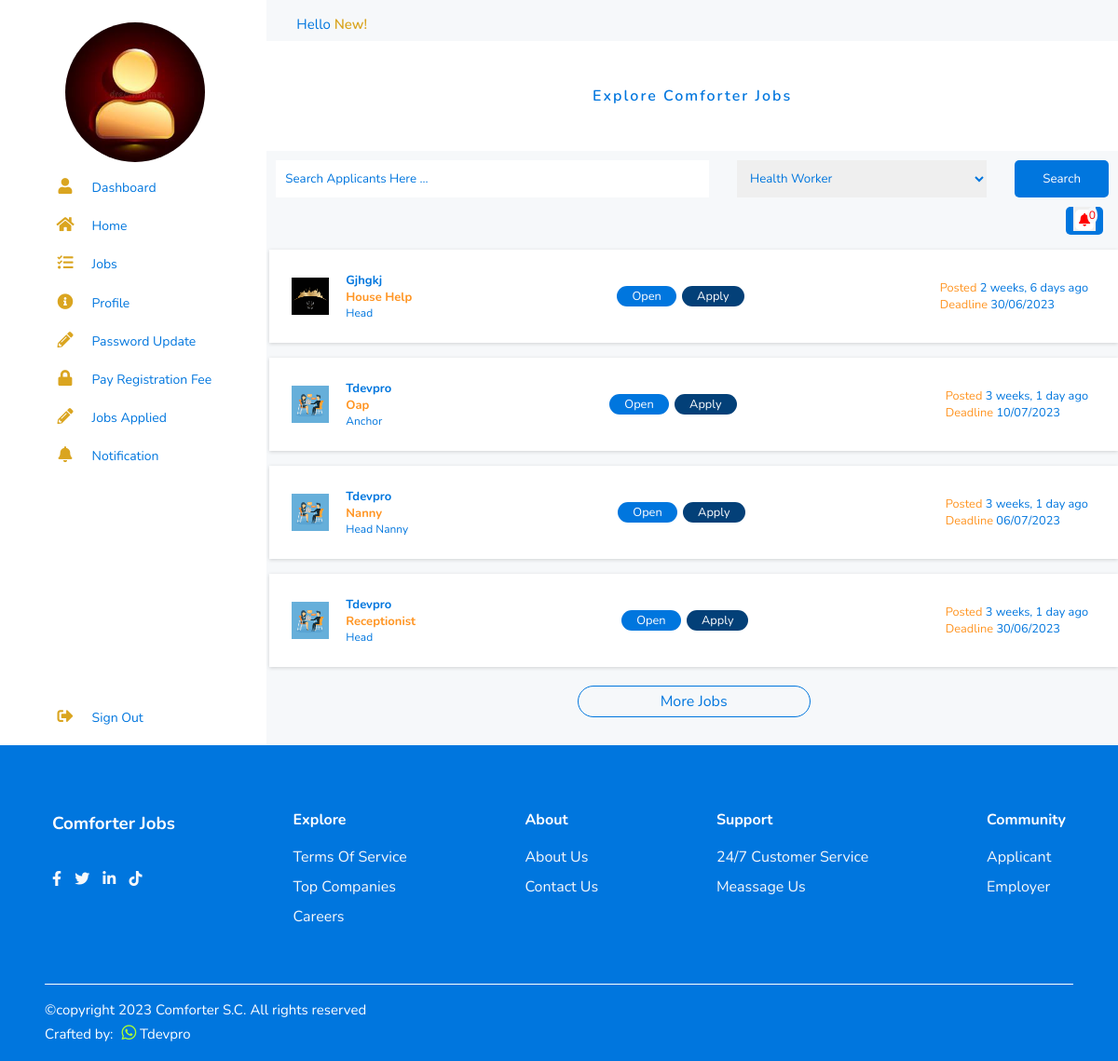
Page /applicants/applicant/dashboard (signed in) on the committed database.
### applicants/models.py (models this page shows, shortened)
class General_Information(models.Model):#createprofile
    user = models.OneToOneField(User, on_delete=models.CASCADE, blank=True, null=True)
    first_name = models.CharField(max_length=100)
    middle_name = models.CharField(max_length=100)
    last_name = models.CharField(max_length=100)
    nationality = models.CharField(max_length=250)
    mobile_number = models.CharField(max_length=11)
    home_number = models.CharField(max_length=11)
    current_address = models.CharField(max_length=250)
    nearest_bus_stop = models.CharField(max_length=250)
    landmark = models.CharField(max_length=250)
    current_city = models.CharField(max_length=250)
    current_state = models.CharField(max_length=250)
    qualification = models.CharField(max_length=250)
    date_of_birth = models.CharField(max_length=250)
    gender = models.CharField(max_length=250)
    image = models.ImageField(upload_to='profile', default='profile/avatar.jpg')
    state_of_origin = models.CharField(max_length=250)
    local_gov_area = models.CharField(max_length=250)
    parents_address = models.CharField(max_length=250)
    parents_phone_number = models.CharField(max_length=250)
    name_of_your_village = models.CharField(max_length=250)
    family_compound_name  = models.CharField(max_length=250)
    marital_status = models.CharField(max_length=250)
    complete = models.BooleanField(default = False)
    class Meta:
        db_table = 'general_information'
        managed = True
        verbose_name = 'General_Information'
        verbose_name_plural = 'General_Information'

### employers/models.py (models this page shows, shortened)
class Job_Post(models.Model):
    employer_profile = models.ForeignKey(Employer_Profile,blank=True, null=True, on_delete=models.CASCADE)
    employer_name = models.CharField(max_length=50, blank=True, null=True)
    employ_logo = models.ImageField(upload_to='employer_profile',  blank=True, null=True)
    category = models.ForeignKey(Category, blank=True, null=True, on_delete=models.CASCADE)
    job = models.CharField(max_length=250)
    num_alpha = models.CharField(max_length=250,  blank=True, null=True)
    slug = models.SlugField(blank=True, null=True,  unique=True)
    role = models.CharField(max_length=250)
    requirement = models.CharField(max_length=250)
    probabtion = models.CharField(max_length=250)
    location = models.CharField(max_length=250)
    additional_skills = models.CharField(max_length=250)
    employer_terms = models.TextField()
    job_description = models.TextField()
    publish = models.BooleanField(default=True)
    publish_date = models.DateTimeField(auto_now_add=True)
    job_updated = models.DateTimeField(auto_now=False, auto_now_add=False, blank=True, null=True)
    deadline = models.CharField(max_length=250)
    job_open = models.BooleanField(default=True)
    job_open_date = models.DateTimeField(auto_now_add=True, blank=True, null=True)
    job_closed = models.BooleanField(default=False)
    job_closed_date = models.DateTimeField(auto_now=False, auto_now_add=False, blank=True, null=True)
    class Meta:
        db_table = 'job_post'
        managed = True
        verbose_name = 'Job_Post'
        verbose_name_plural = 'Job_Posts'

class Employer_Profile(models.Model):
    user = models.OneToOneField(User, on_delete=models.CASCADE, blank=True, null=True)
    company_name = models.CharField(max_length=250)
    slug = models.SlugField(blank=True, null=True,  unique=True)
    address = models.CharField(max_length=250)
    city = models.CharField(max_length=250)
    state = models.CharField(max_length=250)
    phone = models.CharField(max_length=20)
    website = models.URLField(default='', blank=True, null=True)
    employer_logo = models.ImageField(upload_to='employer_profile', default='employer_profile/company.png')
    about_us = models.TextField()
    complete = models.BooleanField(default = False)
    class Meta:
        db_table = 'profile'
        managed = True
        verbose_name = 'Profile'
        verbose_name_plural = 'Profiles'

### createdby/models.py (models this page shows, shortened)
class CreatedBy(models.Model):
    copyright_year = models.CharField(max_length=4, blank=True, null=True)
    crafted_by = models.CharField(max_length=250, default='')
    crafted_by_whatsapp = models.CharField(max_length=250, default='', blank=True, null=True)
    crafted_by_website = models.URLField(default='', blank=True, null=True)
    class Meta:
        db_table = 'createdby'
        managed = True
        verbose_name = 'CreatedBy'
        verbose_name_plural = 'CreatedBys'

### home/models.py (models this page shows, shortened)
class CompanyProfile(models.Model):
    name = models.CharField(max_length=50, blank=True, null=True)
    keyword = models.CharField(max_length=150, blank=True, null=True)
    description = models.CharField(max_length=150, blank=True, null=True)
    logo = models.ImageField(upload_to='logo', blank=True, null=True)
    favicon = models.ImageField(upload_to='logo', blank=True, null=True, default='logo/favicon-96x96.png')
    banner = models.ImageField(upload_to='logo', blank=True, null=True)
    head_office = models.CharField(max_length=100,blank=True, null=True)
    branch_office1 = models.CharField(max_length=100, blank=True, null=True)
    branch_office2 = models.CharField(max_length=100, blank=True, null=True)
    mobile1 = models.CharField(max_length=20, blank=True, null=True)
    mobile2 = models.CharField(max_length=20, blank=True, null=True)
    mobile3 = models.CharField(max_length=20, blank=True, null=True)
    mobile4 = models.CharField(max_length=20, blank=True, null=True)
    mobile5 = models.CharField(max_length=20, blank=True, null=True)
    email = models.EmailField(blank=True, null=True)
    website = models.URLField(blank=True, null=True)
    about = models.TextField(blank=True, null=True)
    about2 = models.TextField(blank=True, null=True)
    about_img = models.ImageField(upload_to='logo', blank=True, null=True, default='logo/aboutus.jpg')
    class Meta:
        db_table = 'companyprofile'
        managed = True
        verbose_name = 'CompanyProfile'
        verbose_name_plural = 'CompanyProfile'

### applicants/views.py (the view)
# urls.py: path('applicant/dashboard', ApplicantDashboard.as_view(), name='applicant_dashboard'),
class ApplicantDashboard(LoginRequiredMixin, View):
    login_url = 'accounts:applicantsignin'
    def get(self, request):
        home = CompanyProfile.objects.get(pk=1)
        category = Category.objects.all()
        createdby = CreatedBy.objects.get(pk=1)
        profile = General_Information.objects.get(user = request.user)
        alljobs = Job_Post.objects.all().filter(job_open=True, publish=True).order_by('-id')[:4]
        slugg = Job_Post.objects.all().filter(job_open=True, publish=True)
        notice_count = Job_Apply.objects.filter(general_information = profile, shortlisted=True,selected= True, applied=True)
        notice_counter = 0
        for item in notice_count:
            notice_counter += item.notice
        return render(request, 'applicant_dashboard.html', {
            'notice_counta':notice_counter,
            'category': category,
            'profile': profile,
            'home': home,
            'createdby': createdby,
            'alljobs': alljobs,
        })

### home/templatetags/simple_tags.py (called while the page is built)
@register.simple_tag()
def intralink(main, link):
    return reverse(main) + '#' + link

### applicants/templates/applicant_dashboard.html (shortened to what this page needs)
{% extends 'base.html' %}
{% load humanize %}
{% block content %}
      <div class="employerr">
        <div class="container">
            {% include 'sidebar.html' %}
            <section class="main newmainn">
                <p class="jop"> Hello <span>{{profile.first_name|title}}!</span></p>
                <div class="main_top">
                    <p>explore comforter jobs</p>
                </div>
                {% include 'applicant_search.html' %}
                <div class="main_body">
                    <section class="job-list" id="jobs">
                        {% include 'notice.html' %}
                        {% if alljobs %}
                            {% for job in alljobs %}
                                <div class="job-card">
                                    <div class="job-name">
                                        <img src="{{job.employer_profile.employer_logo.url}}" class="job-profile">
                                        <div class="job-detail">
                                            <h4>{{job.employer_profile.company_name|title}}</h4>
                                            <h3>{{job.job|title}}</h3>
                                            <p>{{job.role|title}}</p>
                                        </div>
                                    </div>
                                    <div class="job-label">
                                        {% if job.job_open %}
                                            <a  class="label-b">open</a>
                                            <a href="{% url 'applicants:applicant_job' job.slug %}" class="label-c">apply</a>
                                        {% else %}
                                            <a class="label-a">application closed</a>
                                        {% endif %}
                                    </div>
                                    <div class="job-posted">
                                        <span>posted</span>  {{job.publish_date|naturaltime}}  <br>
                                        <span>deadline</span>  {{job.deadline}}
                                    </div>
                                </div>
                            {% endfor %}
                        {% else %}
                            <h2>Jobs are not available at the moment</h2>
                        {% endif %}
                        <a href="{% url 'applicants:applicant_all_jobs' %}" class="job-more">more jobs</a>
                    </section>
                </div>
            </section>
        </div>
    </div>
{% endblock content %}
{% block footer %} {% include 'footer.html' %} {% endblock footer %}

### home/templates/base.html (shortened to what this page needs)
<!DOCTYPE html>
{% load static %}
<html lang="en">
<head>
    <link rel="stylesheet" href="https://cdnjs.cloudflare.com/ajax/libs/font-awesome/5.15.3/css/all.min.css">
    <link rel="stylesheet" href="https://cdnjs.cloudflare.com/ajax/libs/font-awesome/5.15.3/css/all.min.css" />
    <link rel="stylesheet"href="https://cdn.jsdelivr.net/npm/swiper@8/swiper-bundle.min.css"/>
    <link href="https://unpkg.com/aos@2.3.1/dist/aos.css" rel="stylesheet">
    <link rel="stylesheet" href="{% static '' %}css/style.css">
</head>
<body>
    <div class="index" id="home">
        {% block content %} {% endblock content %}
        {% block footer %}  {% endblock footer %}
    </div>
</body>
</html>

### applicants/templates/sidebar.html
<nav>
    <div class="enavbar">
        <div class="newlogo">
            <img src="{{profile.image.url}}" alt="">
        </div>
        <ul>
            <li>
                <a href="{% url 'applicants:applicant_dashboard' %}">
                    <i class="fa fa-user" aria-hidden="true"></i>
                    <span class="nav_item">dashboard</span>
                </a>
            </li>
            <li>
                <a href="{% url 'index' %}">
                    <i class="fa fa-home" aria-hidden="true"></i>
                    <span class="nav_item">home</span>
                </a>
            </li>
            <li>
                <a href="{% url 'applicants:applicant_all_jobs' %}">
                    <i class="fa fa-tasks" aria-hidden="true"></i>
                    <span class="nav_item">jobs</span>
                </a>
            </li>
            <li>
                <a href="{% url 'applicants:profile_update' %}">
                    <i class="fa fa-info-circle" aria-hidden="true"></i>
                    <span class="nav_item">profile</span>
                </a>
            </li>
            <li>
                <a href="{% url 'applicants:applicant_password' %}">
                    <i class="fa fa-pencil-alt" aria-hidden="true"></i>
                    <span class="nav_item">password update</span>
                </a>
            </li>
            <li>
                <a href="{% url 'applicants:applicant_payment' %}">
                    <i class="fa fa-lock" aria-hidden="true"></i>
                    <span class="nav_item">pay registration fee</span>
                </a>
            </li>
            <li>
                <a href="{% url 'applicants:applicant_job_applied' %}">
                    <i class="fa fa-pencil-alt" aria-hidden="true"></i>
                    <span class="nav_item">jobs applied</span>
                </a>
            </li>
            <li>
                <a href="{% url 'applicants:applicant_jobs_selected' %}">
                    <i class="fa fa-bell" aria-hidden="true"></i>
                    <span class="nav_item">notification</span>
                </a>
            </li>
            <li>
                <a href="{% url 'accounts:signout' %}" class="signout">
                    <i class="fa fa-sign-out-alt" aria-hidden="true"></i>
                    <span class="nav_item">sign out</span>
                </a>
            </li>
        </ul>
    </div>
</nav>

### applicants/templates/applicant_search.html (shortened to what this page needs)
<div class="search_bar">
    <form action="{% url 'applicants:applicant_search_employer' %}" method="POST">
        <input type="search" name="searchbar" placeholder="Search applicants here ..." required>
        <select name="searchbar2" required>
            {% if category %}
                {% for item in category  %}
                    <option value="{{item.category_name}}">{{item.category_name|title}}</option>
                {% endfor %}
            {% endif %}
        </select>
        <button type="submit">search</button>
    </form>
</div>

### applicants/templates/notice.html (shortened to what this page needs)
<div class="newnotify">
    <a  class="notify">
        <form action="{% url 'applicants:notice_remove' %}" method="POST">
            <button type="submit">
                <div class="badge">
                    <i class="fa fa-bell" aria-hidden="true"></i>
                    {% if notice_counta > 0 %}
                        <span class="badgeno">{{notice_counta}}</span>
                    {% else %}
                    <span class="badgeno">0</span>
                    {% endif %}
                </div>
            </button>
        </form>
    </a>
</div>

### home/templates/footer.html (shortened to what this page needs)
{% load simple_tags %}
    <div class="footer-section">
        <div class="footer">
            <div class="footer-wrapper">
                <h3>comforter jobs</h3>
                <div class="social-media">
                    <a href="#"><i class="fab fa-facebook-f"></i></a>
                    <a href="#"><i class="fab fa-twitter"></i></a>
                    <a href="#"><i class="fab fa-linkedin-in"></i></a>
                    <a href="#"><i class="fab fa-tiktok"></i></a>
                </div>
            </div>
            <div class="footer-wrapper">
                <h4>explore</h4>
                <a>terms of service</a>
                <a href="{% intralink 'index' 'companies' %}">top companies</a>
                <a href="{% url 'accounts:applicantsignup' %}">careers</a>
            </div>
            <div class="footer-wrapper">
                <h4>about</h4>
                <a href="{% intralink 'index' 'about' %}">about us</a>
                <a href="{% intralink 'index' 'contact' %}">contact us</a>
            </div>
            <div class="footer-wrapper">
                <h4>support</h4>
                <a>24/7 customer service</a>
                <a>meassage us</a>
            </div>
            <div class="footer-wrapper">
                <h4>community</h4>
                <a href="{% url 'accounts:applicantsignup' %}">applicant</a>
                <a href="{% url 'accounts:employersignup' %}">employer</a>
            </div>
        </div>
        <div class="copyright">
            <hr>
            <p>&copy;copyright {{createdby.copyright_year}} {{home.name}}. All rights reserved</p>
            <p>Crafted by:
                <a href="#"><span class="whats"><i class="fab fa-whatsapp" aria-hidden="true"></i></span></a>
                {{createdby.crafted_by}}
            </p>
        </div>
    </div>

### rows in the picture
General_Information: image (placeholder picture), first_name "New"
Job_Post: employer_profile.employer_logo (picture), employer_profile.company_name "Gjhgkj", job "House Help", role "Head", job_open "Open", publish_date "2 weeks, 6 days ago", deadline "30/06/2023"
Job_Post: employer_profile.employer_logo (picture), employer_profile.company_name "Tdevpro", job "Oap", role "Anchor", job_open "Open", publish_date "3 weeks, 1 day ago", deadline "10/07/2023"
Job_Post: employer_profile.employer_logo (picture), employer_profile.company_name "Tdevpro", job "Nanny", role "Head Nanny", job_open "Open", publish_date "3 weeks, 1 day ago", deadline "06/07/2023"
Job_Post: employer_profile.employer_logo (picture), employer_profile.company_name "Tdevpro", job "Receptionist", role "Head", job_open "Open", publish_date "3 weeks, 1 day ago", deadline "30/06/2023"
CreatedBy: copyright_year "2023", crafted_by "Tdevpro"
CompanyProfile: name "Comforter S.C"

### other values in the picture
form field searchbar2 "Health Worker"
